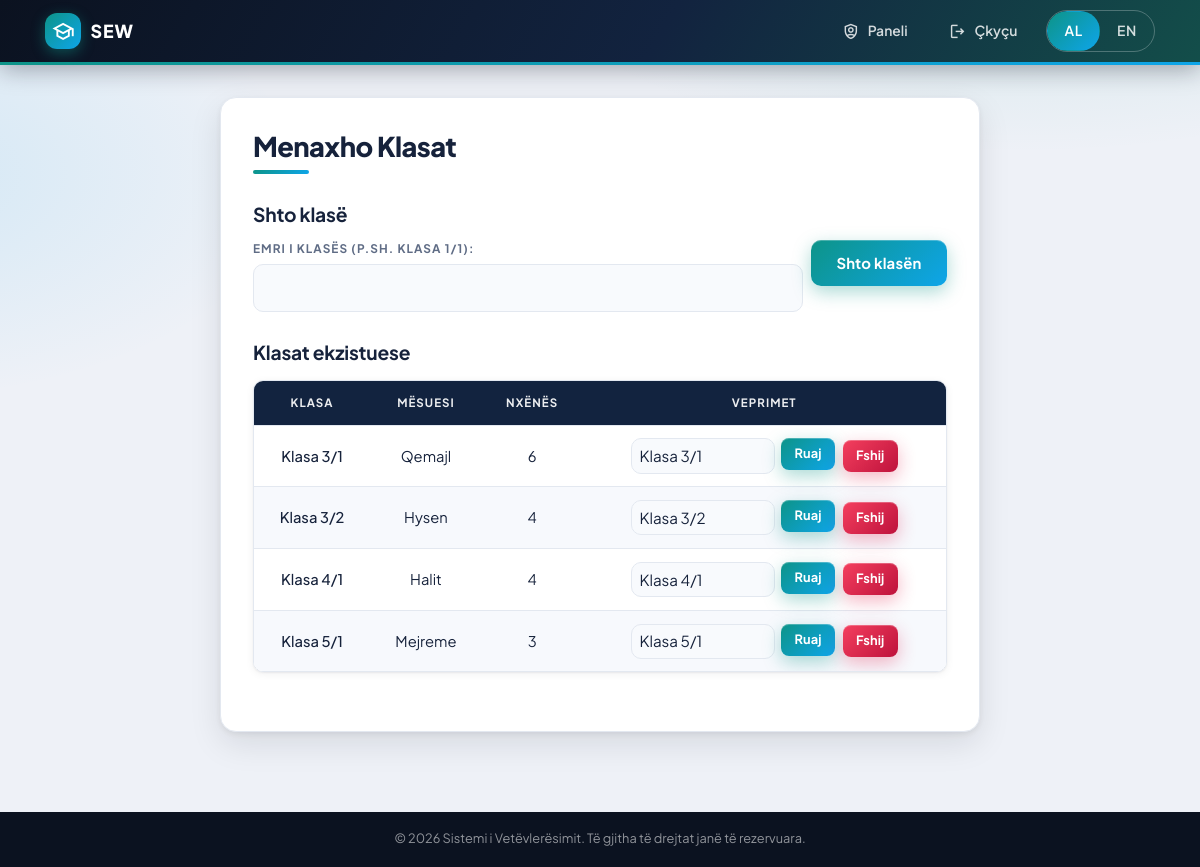
Screenshot of /manage_classes.php (signed in) with the database file from the repository.
### tables this page shows
CREATE TABLE `classes` (
  `class_id` int(11) NOT NULL AUTO_INCREMENT,
  `class_name` varchar(20) NOT NULL,
  `created_at` timestamp NOT NULL DEFAULT current_timestamp(),
  PRIMARY KEY (`class_id`),
  UNIQUE KEY `class_name` (`class_name`)
);

### includes/auth.php (called while the page is built, shortened)
<?php
require_once __DIR__ . '/lang.php';
function e($value): string
{
    return htmlspecialchars((string) $value, ENT_QUOTES, 'UTF-8');
}

### manage_classes.php (the view, shortened to what this page needs)
<?php
require_once __DIR__ . '/includes/layout.php';
$classes = $conn->query(
    "SELECT c.class_id, c.class_name,
            COUNT(DISTINCT sc.student_id) AS student_count,
            GROUP_CONCAT(DISTINCT t.username ORDER BY t.username SEPARATOR ', ') AS teachers
     FROM classes c
     LEFT JOIN student_class sc ON sc.class_id = c.class_id
     LEFT JOIN teacher_class tc ON tc.class_id = c.class_id
     LEFT JOIN users t ON t.user_id = tc.teacher_id
     GROUP BY c.class_id
     ORDER BY c.class_name"
)->fetch_all(MYSQLI_ASSOC);
?>
<div class="card" style="max-width: 760px; margin-left: auto; margin-right: auto;">
    <h1><?= e(t('classes.title')) ?></h1>
    <h2><?= e(t('classes.add')) ?></h2>
    <form method="POST" style="flex-direction: row; align-items: flex-end; gap: 0.5rem; flex-wrap: wrap;">
        <div class="form-row" style="flex: 1; min-width: 200px;">
            <label for="class_name"><?= e(t('classes.name_label')) ?></label>
            <input type="text" name="class_name" id="class_name" required>
        </div>
        <button class="admin-button" type="submit" name="add_class"><?= e(t('classes.add_btn')) ?></button>
    </form>
    <h2><?= e(t('classes.existing')) ?></h2>
    <div class="table-responsive">
        <table class="admin-table">
            <thead>
                <tr>
                    <th><?= e(t('classes.class')) ?></th>
                    <th><?= e(t('classes.teacher')) ?></th>
                    <th><?= e(t('classes.students')) ?></th>
                    <th><?= e(t('users.actions')) ?></th>
                </tr>
            </thead>
            <tbody>
                <?php foreach ($classes as $class): ?>
                    <tr>
                        <td style="font-weight: 500;"><?= e($class['class_name']) ?></td>
                        <td><?= $class['teachers'] !== null ? e($class['teachers']) : '<span class="muted">&mdash;</span>' ?></td>
                        <td><?= (int) $class['student_count'] ?></td>
                        <td>
                            <div class="actions-cell">
                                <form method="POST" style="flex-direction: row; gap: 0.4rem;">
                                    <input type="text" name="new_class_name" value="<?= e($class['class_name']) ?>" required
                                        style="width: 9rem; padding: 0.3rem 0.5rem;">
                                    <button class="btn btn-small" type="submit" name="edit_class"><?= e(t('classes.save')) ?></button>
                                </form>
                                <form method="POST"
                                    onsubmit="return confirm(<?= e(json_encode(t('classes.confirm_delete'), JSON_UNESCAPED_UNICODE)) ?>);">
                                    <button class="btn btn-small btn-danger" type="submit" name="delete_class"><?= e(t('users.delete')) ?></button>
                                </form>
                            </div>
                        </td>
                    </tr>
                <?php endforeach; ?>
            </tbody>
        </table>
    </div>
</div>

### rows the page displays
classes: class_name "Klasa 3/1", teachers "Qemajl", student_count "6", new_class_name "Klasa 3/1"
classes: class_name "Klasa 3/2", teachers "Hysen", student_count "4", new_class_name "Klasa 3/2"
classes: class_name "Klasa 4/1", teachers "Halit", student_count "4", new_class_name "Klasa 4/1"
classes: class_name "Klasa 5/1", teachers "Mejreme", student_count "3", new_class_name "Klasa 5/1"

### other values shown
$item['label'] "Paneli"
$item['label'] "Çkyçu"
$label "AL"
$label "EN"
t('classes.title') "Menaxho Klasat"
t('classes.add') "Shto klasë"
t('classes.name_label') "EMRI I KLASËS (P.SH. KLASA 1/1):"
t('classes.add_btn') "Shto klasën"
t('classes.existing') "Klasat ekzistuese"
t('classes.class') "KLASA"
t('classes.teacher') "MËSUESI"
t('classes.students') "NXËNËS"
t('users.actions') "VEPRIMET"
t('footer.rights') "Sistemi i Vetëvlerësimit. Të gjitha të drejtat janë të rezervuara."
